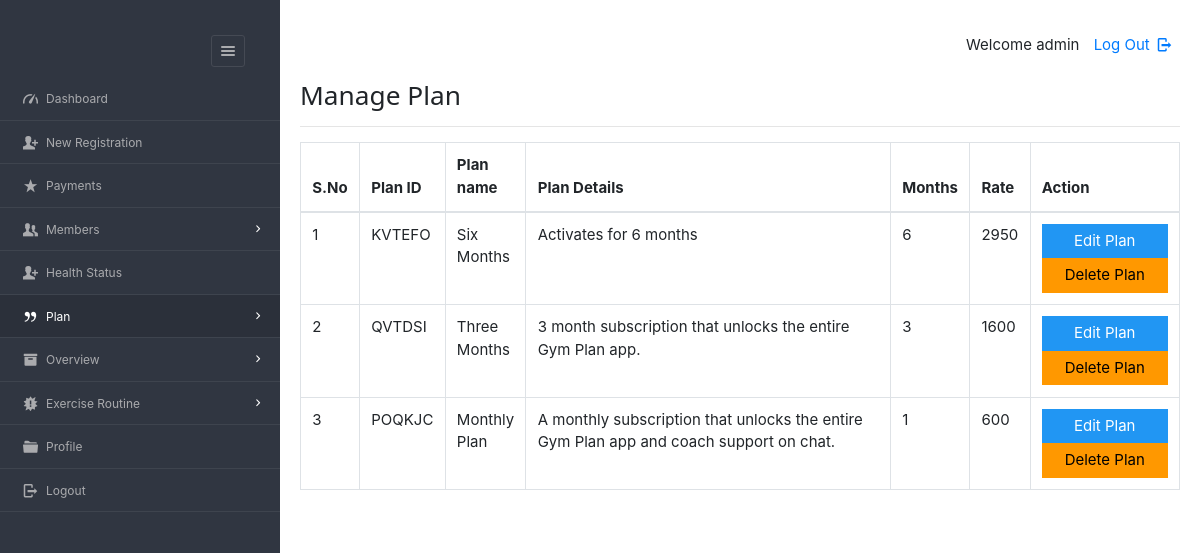
Page /dashboard/admin/view_plan.php (signed in) on the committed database.
### tables this page shows
CREATE TABLE `plan` (
  `pid` varchar(8) NOT NULL,
  `planName` varchar(20) NOT NULL,
  `description` varchar(200) NOT NULL,
  `validity` varchar(20) NOT NULL,
  `amount` int(10) NOT NULL,
  `active` varchar(255) DEFAULT NULL
);

### dashboard/admin/view_plan.php (the view, shortened to what this page needs)
<?php
require '../../include/db_conn.php';
?>
<!DOCTYPE html>
<html lang="en">
<head>
    <link rel="stylesheet" href="../../css/style.css"  id="style-resource-5">
    <link rel="stylesheet" href="../../css/dashMain.css">
    <link rel="stylesheet" type="text/css" href="../../css/entypo.css">
	<link href="a1style.css" rel="stylesheet" type="text/css">
	<link rel="stylesheet" href="https://stackpath.bootstrapcdn.com/bootstrap/4.3.1/css/bootstrap.min.css">
</head>
     <body class="page-body  page-fade" onload="collapseSidebar()">
    	<div class="page-container sidebar-collapsed" id="navbarcollapse">
		<div class="sidebar-menu">
			<header class="logo-env">
					<div class="sidebar-collapse" onclick="collapseSidebar()">
				<a href="#" class="sidebar-collapse-icon with-animation">
					<i class="entypo-menu"></i>
				</a>
			</div>
			</header>
    		<?php include('nav.php'); ?>
    	</div>
    		<div class="main-content">
				<div class="row">
					<div class="col-md-6 col-sm-8 clearfix">
					</div>
					<div class="col-md-6 col-sm-4 clearfix hidden-xs">
						<ul class="list-inline links-list pull-right">
							<li>Welcome <?php echo $_SESSION['full_name']; ?>
							</li>
							<li>
								<a href="logout.php">
									Log Out <i class="entypo-logout right"></i>
								</a>
							</li>
						</ul>
					</div>
				</div>
		<h3>Manage Plan</h3>
		<hr />
		<table class="table table-bordered datatable" id="table-1" border=1>
			<thead>
				<tr>
					<th>S.No</th>
					<th>Plan ID</th>
					<th>Plan name</th>
					<th>Plan Details</th>
					<th>Months</th>
					<th>Rate</th>
					<th>Action</th>
				</tr>
			</thead>
				<tbody>
					<?php
					$query  = "select * from plan where active='yes' ORDER BY amount DESC";
					$result = mysqli_query($con, $query);
					$sno    = 1;
					if (mysqli_affected_rows($con) != 0) {
					    while ($row = mysqli_fetch_array($result, MYSQLI_ASSOC)) {
					        $msgid = $row['pid'];
					        echo "<tr><td>" . $sno . "</td>";
					        echo "<td>" . $row['pid'] . "</td>";
					        echo "<td>" . $row['planName'] . "</td>";
					        echo "<td width='380'>" . $row['description'] . "</td>";
					        echo "<td>" . $row['validity'] . "</td>";
					        echo "<td>" . $row['amount'] . "</td>";
					        $sno++;
					        echo '<td><a href=edit_plan.php?id="'.$row['pid'].'"><input type="button" class="a1-btn a1-blue" id="boxxe" style="width:100%" value="Edit Plan" ></a><form action="del_plan.php" method="post" onSubmit="return ConfirmDelete();"><input type="hidden" name="name" value="' . $msgid .'"/><input type="submit" id="button1" value="Delete Plan" class="a1-btn a1-orange"/></form></td></tr>';
					    }
					}
					?>
				</tbody>
		</table>
    	</div>
    </body>
</html>

### css/style.css (style rules this page uses)
html { font-size: 62.5%; font-family: sans-serif; }
div { display: block; }
body { font-family: "Noto Sans", sans-serif, "Helvetica Neue", Helvetica, Arial, sans-serif; font-size: 12px; line-height: 1.428571429; display: block; margin: 0; }
*, *:before, *:after { box-sizing: border-box; }
a { text-decoration: none; background: transparent; }
input, button, select, textarea { font-family: inherit; font-size: inherit; line-height: inherit; }
button, input { line-height: normal; }
button, input, select, textarea { font-family: inherit; font-size: 100%; margin: 0; }
input { background-color: white; cursor: text; padding: 1px; border-width: 2px; border-style: inset; border-color: initial; border-image: initial; }
input, textarea, select, button { text-rendering: auto; color: initial; letter-spacing: normal; word-spacing: normal; text-transform: none; text-indent: 0px; text-shadow: none; display: inline-block; text-align: start; margin: 0em; font: 400 13.3333px Arial; }
button, html input[type="button"], input[type="reset"], input[type="submit"] { cursor: pointer; }
a { color: #373e4a; text-decoration: none; }
a { background: transparent; }
a { color: #373e4a; }
.page-container { position: relative; padding-left: 280px; }
.page-container .sidebar-menu { position: absolute; width: 280px; top: 0; left: 0; bottom: 0; background: #303641; color: #aaabae; z-index: 1; min-height: 796px; box-sizing: border-box; }
.page-container .sidebar-menu .logo-env { width: 100%; padding: 35px; padding-bottom: 10px; box-sizing: border-box; }
.page-container .sidebar-menu .logo-env:before, .page-container .sidebar-menu .logo-env:after { content: " "; display: table; }
.page-container .sidebar-menu .logo-env > div { display: block; vertical-align: middle; white-space: nowrap; float: left; }
.page-container .sidebar-menu .logo-env > div > a { display: inline-block; color: #aaabae; }
.page-container .sidebar-menu .logo-env > div.sidebar-collapse, .page-container .sidebar-menu .logo-env > div.sidebar-mobile-menu { position: relative; float: right; }
.page-container .sidebar-menu .logo-env > div.sidebar-collapse a, .page-container .sidebar-menu .logo-env > div.sidebar-mobile-menu a { display: inline-block; border: 1px solid #454a54; text-align: center; padding: 0; line-height: 1; font-size: 20px; font-weight: 300; padding: 5px 2px; background-clip: padding-box; border-radius: 3px; transition: all 200ms ease-in-out; }
.page-container .sidebar-menu .logo-env:after { clear: both; }
ul, ol { margin-top: 0; margin-bottom: 8.5px; }
ul, menu, dir { display: block; list-style-type: disc; }
li { display: list-item; }
i, cite, em, var, address, dfn { font-style: italic; }

### css/entypo.css (style rules this page uses)
[class^="entypo-"]:before, [class*=" entypo-"]:before { font-family: "entypo"; font-style: normal; font-weight: normal; speak: none; display: inline-block; text-decoration: inherit; width: 1em; margin-right: .2em; text-align: center; font-variant: normal; text-transform: none; line-height: 1em; margin-left: .2em; }
.entypo-menu:before { content: '\e811'; }
.entypo-logout:before { content: '\e85d'; }

### dashboard/admin/view_plan.php (style rules this page uses)
#button1 { width:126px; }

### rows in the picture
plan: pid "KVTEFO", planName "Six Months", description "Activates for 6 months", validity "6", amount "2950"
plan: pid "QVTDSI", planName "Three Months", description "3 month subscription that unlocks the entire Gym Plan app.", validity "3", amount "1600"
plan: pid "POQKJC", planName "Monthly Plan", description "A monthly subscription that unlocks the entire Gym Plan app and coach support on chat.", validity "1", amount "600"

### other values in the picture
$_SESSION['full_name'] "admin"
